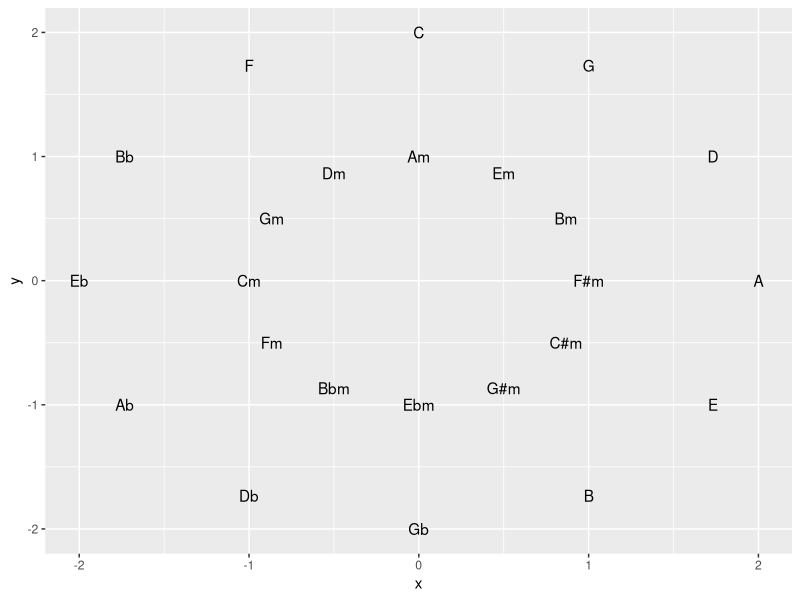
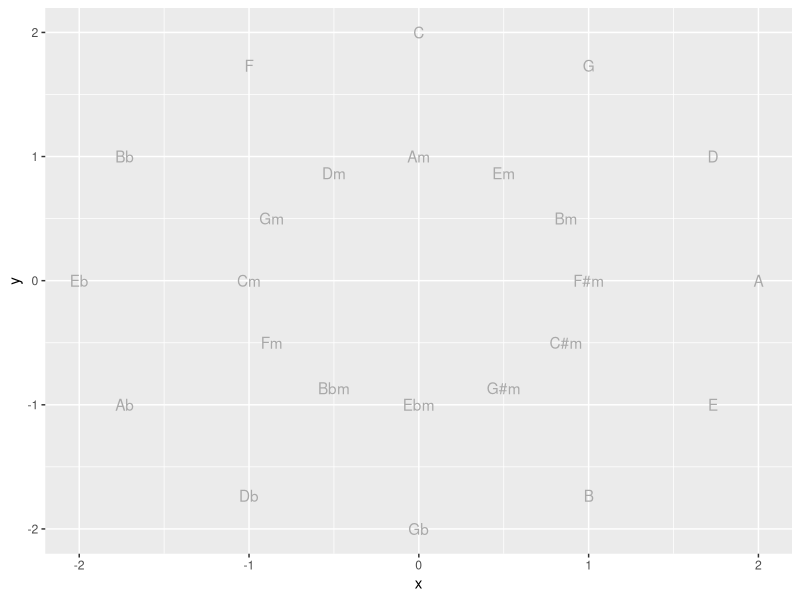
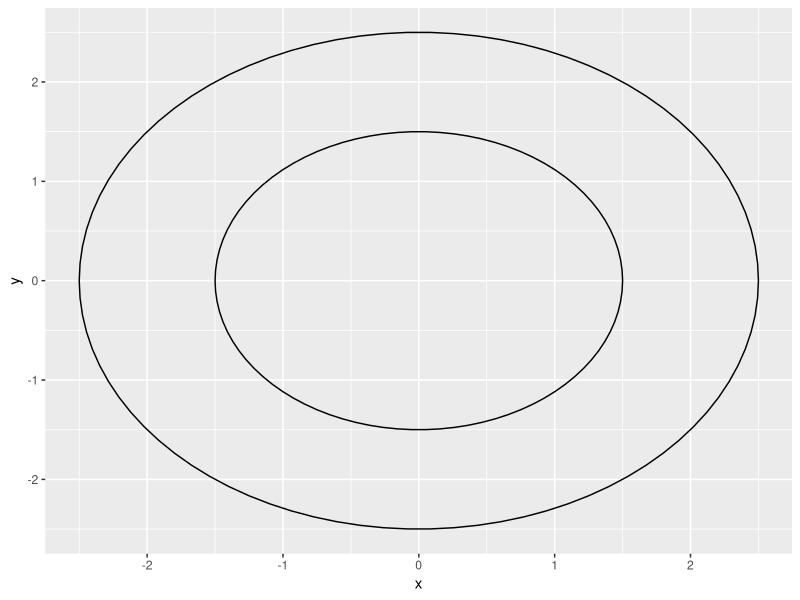
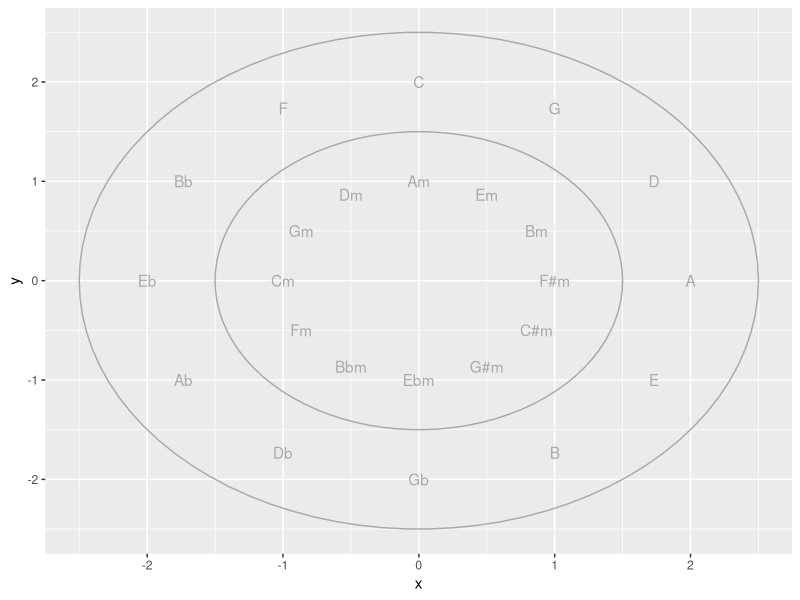
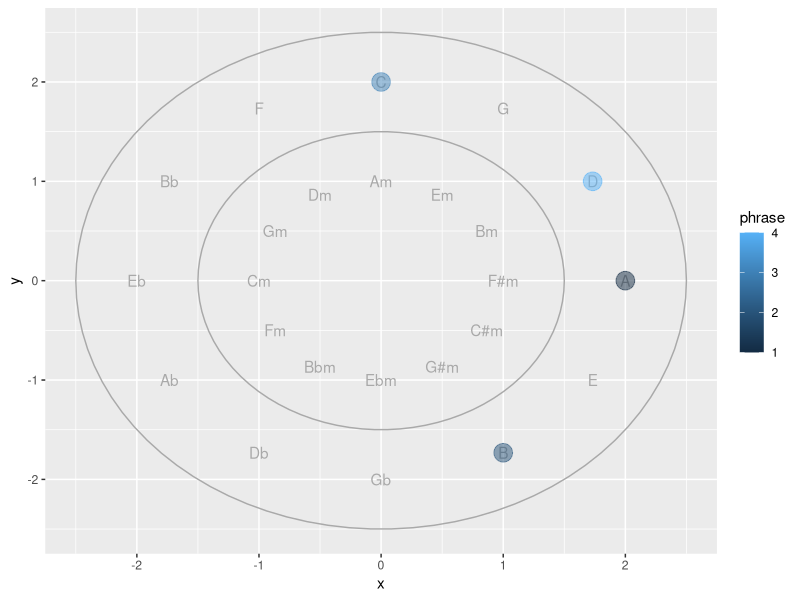

Here is the R script that generated these plots, in order: (Note: this script raises an error after producing the figures.)
## ---- chunk 1
knitr::opts_chunk$set(
  collapse = TRUE,
  comment = "#>",
  eval = T
)
## ---- chunk 2
library(tidyverse)
major = c("C", "G", "D", "A", "E", "B",
            "Gb","Db", "Ab", "Eb", "Bb", "F") |> rev()
minor = c("Am", "Em", "Bm", "F#m", "C#m", "G#m", "Ebm",
            "Bbm", "Fm", "Cm", "Gm", "Dm") |> rev()

create_chord_df <- function(){
  
  data.frame(major, minor) |>
  mutate(around = row_number()/n()) |>
  mutate(y00 = sin(pi*2 * around + pi/2),
         x00 = cos(pi*2 * around + pi/2)) |>
  pivot_longer(cols = major:minor, 
               names_to = "majmin",
               values_to = "chord") |> 
  mutate(majmin = factor(majmin, levels = c("minor", "major"))) |> 
  mutate(r = as.numeric(majmin)) |>
  mutate(x = x00 * r,
         y = y00 * r) 

}
  
create_chord_df()

create_chord_df() |>
  ggplot() + 
  aes(x = x, 
      y = y,
      label = chord) + 
  geom_text()

stamp_cof_text <- function(...){
  
  geom_text(data = create_chord_df(), 
            mapping = aes(x = x, y = y, label = chord), 
            inherit.aes = F,
            ...)
  
}

ggplot() + 
  stamp_cof_text(color = "darkgrey")


create_circles_df <- function(n = 90){
  
  data.frame(x0 = 0, y0 = 0, r = 1:2 + .5) |> 
    mutate(group = row_number()) |> 
    crossing(tibble(z = 0:n)) |>
    mutate(around = 2*pi*z/max(z)) |> 
    mutate(x = x0 + cos(around)*r,
           y = y0 + sin(around)*r) 
  
}

create_circles_df() |>
  ggplot() + 
  aes(x = x, y = y, group = group) + 
  geom_path()

stamp_cof_circles <- function(...){
 
  geom_path(data = create_circles_df(),
            aes(x = x, y = y, group = group),
            inherit.aes = F, ...) 
  
}


ggplot() + 
  stamp_cof_text(color = "darkgrey") +
  stamp_cof_circles(color = "darkgrey")


stamp_cof <- function(...){
  
  list(stamp_cof_text(color = "darkgrey"),
    stamp_cof_circles(color = "darkgrey"))
  
}


## ---- chunk 3
tibble(phrase = 1:4, chord = LETTERS[1:4]) |>
  inner_join(create_chord_df()) |>
  ggplot() + 
    stamp_cof_text(color = "darkgrey") +
    stamp_cof_circles(color = "darkgrey") + 
    aes(x = x, y = y, color = phrase) + 
    geom_point(size = 6, alpha = .5)
## ---- chunk 4



compute_group_chord <- function(data, scales){
  
  data |> 
    inner_join(create_chord_df(), by = "chord")
  
}

StatChord <- ggproto("StatChord", 
                     Stat, 
                     compute_group = compute_group_chord)

GeomPointTransparent <- ggproto("GeomPointTransparent", GeomPoint,
                                default_aes = modifyList(GeomPoint$default_aes, 
                                                         aes(size = 7,
                                                             alpha = .2,
                                                             color = from_theme(accent))))

geom_chord_point0 <- make_constructor(GeomPointTransparent, stat = StatChord)

geom_chord_point <- function(...){
  
  list(stamp_cof(),
       coord_equal(),
       geom_chord_point0(...))
  
}


tibble(phrase = 1:4, chord = LETTERS[1:4]) |>
  ggplot() + 
  aes(chord = chord) +
  geom_chord_point() 
  

## ---- chunk 5
tibble(chord_index = 1:6, 
       chord = LETTERS[1:6]) |>
  ggplot() + 
  aes(chord = chord) +
  geom_chord_point() +
  facet_wrap(~ chord_index) +
    labs(title = "An unusual chord progression: A to G in Alphabet")


tibble(chord_index = 1:8, 
       chord = LETTERS[1:8]) |>
  ggplot() + 
  stamp_cof() + 
  aes(chord = chord) +
  geom_path(stat = StatChord, group = -1)
## ---- chunk 6

tibble::tribble(~ chord, ~lyric, 
"F",    "Hate to give the satisfaction, asking how you're doing ... ", 
"A",    "...now, How's the castle built off people you pretend to care a-...", 
"Bb",   "-bout? Just what you wanted, Look at ...", 
"Bbm",  "...you, cool guy, you got it") |>
  ggplot() + 
    aes(chord = chord) + 
    geom_chord_point(r = .45, key = "F") + 
  facet_wrap(~fct_inorder(lyric %>% str_wrap(25)), nrow = 1) +
    labs(title = "Vampire (& Creep) chord progression")
